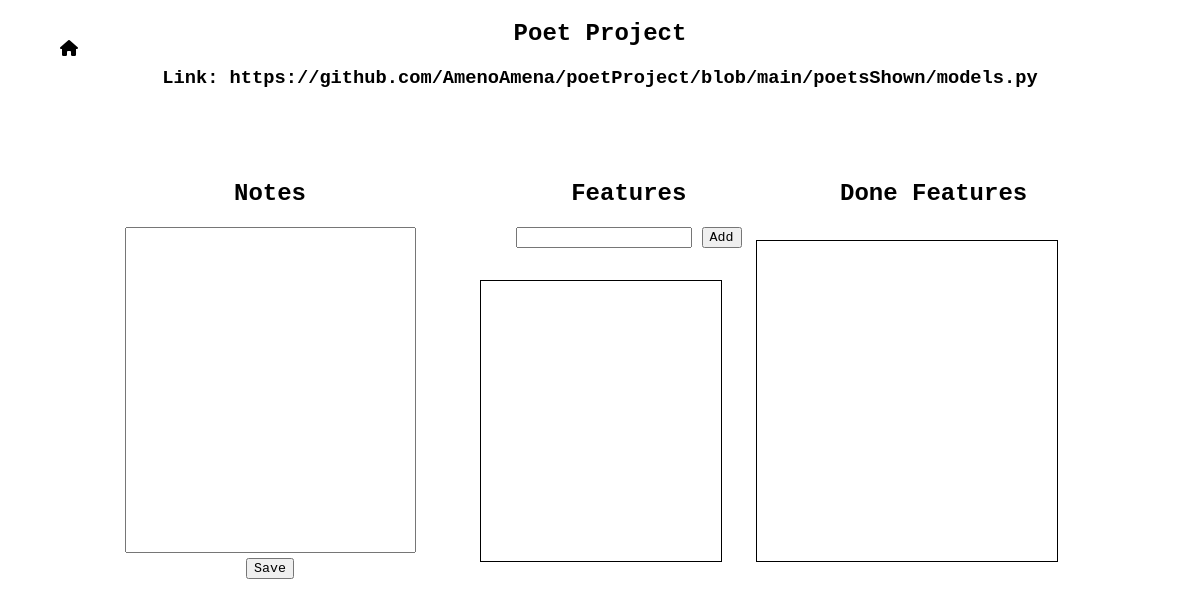
/project/Poet Project, run on the app's committed database.
### authentication/models.py (models this page shows, shortened)
class Project(models.Model):
    name = models.CharField(max_length=80,unique=True)
    link = models.URLField()
    notes = models.TextField(blank=True)
    features = models.ManyToManyField(Feature, blank=True)
    user = models.ForeignKey(User,on_delete=models.CASCADE)

### projects_shown/views.py (the view)
# urls.py: path("project/<str:project_name>", views.project_room, name='projects'),
def project_room(request,project_name):
    project = get_object_or_404(Project,name=project_name)
    form =  project_form()
    features = project.features.filter(feature_done = False)
    features_done = project.features.filter(feature_done = True)
    feature_form = feature_add()
    return render(request, 'projects_shown/project.html',{
        'project':project,
        'form':form,
        'feature_form':feature_form,
        'features':features,
        'done_features':features_done,
    })

### projects_shown/forms.py
class project_form(forms.ModelForm):
    class Meta:
        model = Project
        fields = {'link','notes','features'}
        widgets = {
            'link':forms.TextInput(attrs={'autocomplete':'off'}),
            'notes':forms.Textarea(attrs={'autocomplete':'off'}),
        }

class feature_add(forms.ModelForm):
    class Meta:
        model = Feature
        fields = {'feature_add'}
        widgets = {
            'feature_add':forms.TextInput(attrs={'autocomplete':'off'})
        }

### projects_shown/templates/projects_shown/project.html (shortened to what this page needs)
{% extends 'projects_shown/base.html' %}
{% load static %}
{% block title %}
<link rel="stylesheet" href="{% static 'projects_shown/css/project.css' %}">
{% endblock title %}
{% block body %}
<div class="home-page">
    <a href="{% url 'index' %}"><i class="fa-solid fa-house"></i></a>
</div>
<h2>{{project.name}}</h2>
    <div class="link">
        <h3>Link: <a href="{{ project.link }}" target="_blank">{{project.link}}</a>
    </h3>
    </div>
    <div class="notes">
        <h2>Notes</h2>
        <form method="post" action="{% url 'add_text' project_name=project.name %}">
            <textarea class="text-area">{{ project.notes }}</textarea>
            <br>
            <button type="submit">Save</button>
        </form>
    </div>
    <div class="feature">
        <h2>Features</h2>
        <form method="post" action="{% url 'add_feature' project_name=project.name feature=feature_form.feature_add.value %}">
            {{ feature_form.feature_add }}
            <button type="submit">Add</button>
        </form>
    </div>
<div class="feature_show">
</div>
<div class="done_f">
    <h2>Done Features</h2>
</div>
<div class="done_feature">
</div>
{% endblock body %}

### projects_shown/static/projects_shown/css/project.css (style rules this page uses)
* { font-family: 'Courier New', Courier, monospace; }
h2 { text-align: center; }
.link { text-align: center; }
.notes { width: 25%; height:auto; overflow-y: auto; position:absolute; left: 10%; top: 20%; text-align: center; }
.text-area { resize: none; height: 40vh; width: 95%; overflow-y: hidden; font-size: 1.5rem; }
.feature { position:absolute; top: 20%; left: 43%; }
.feature_show { border: 1px solid #000; width: 20%; height:35%; overflow: auto; position: absolute; top: 35%; left: 40%; }
h3 > a { text-decoration: none; color: black; }
.done_feature { border: 1px solid #000; width: 25%; height:40%; overflow: auto; position: absolute; top: 30%; left: 63%; }
.done_f { position: absolute; top: 20%; left: 70%; }
.home-page { position:absolute; top:5%; left:5%; }
.home-page > a { text-decoration: none; color: black; }

### data on the page
Project: name "Poet Project", link "https://github.com/AmenoAmena/poetProject/blob/main/poetsShown/models.py"
